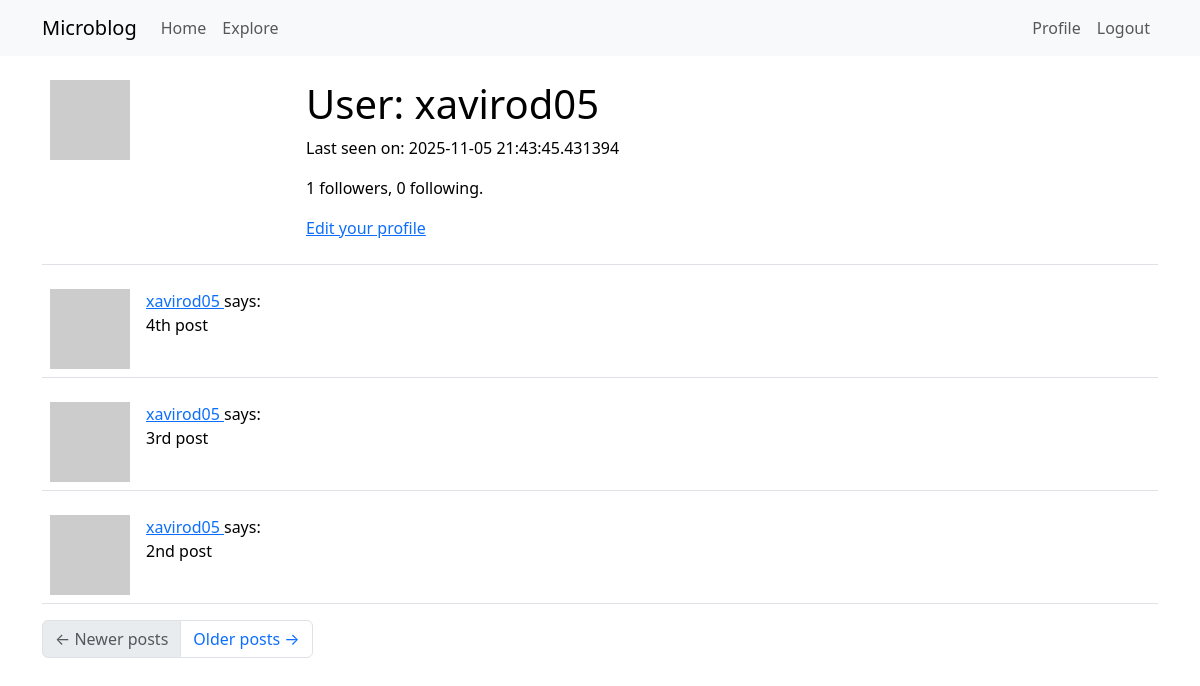
The app's page /user/xavirod05 (signed in), older data.
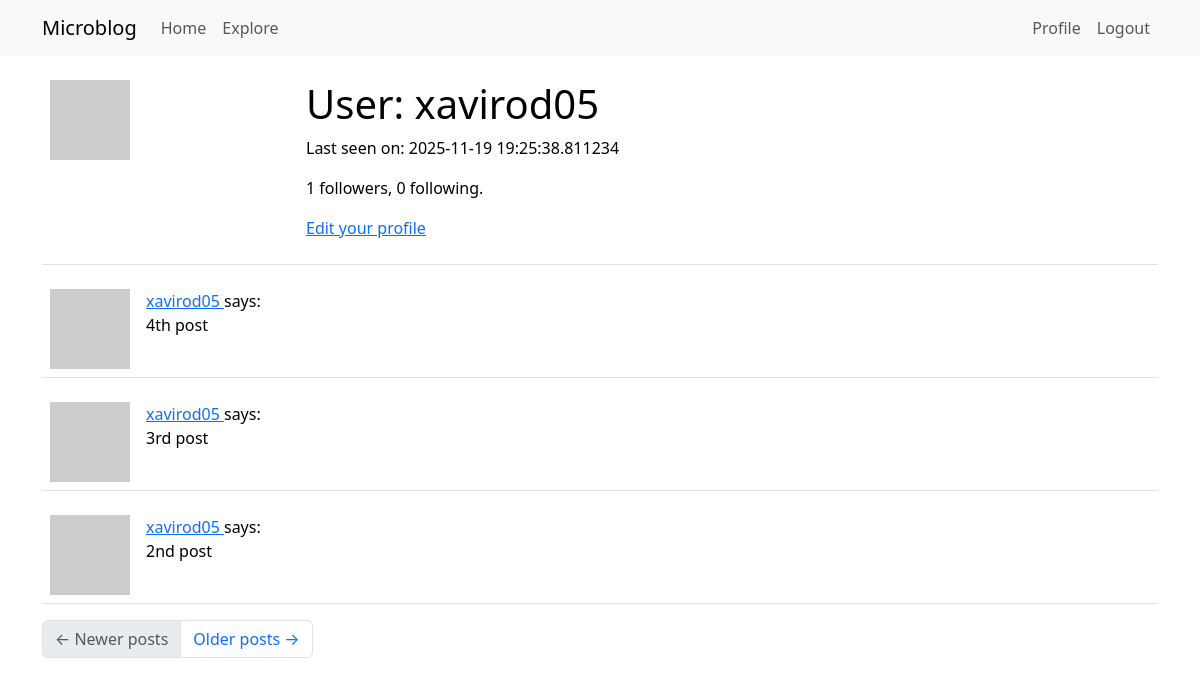
The same page, newer data.
### app/models.py (models this page shows, shortened)
class User(UserMixin, db.Model):
    id: so.Mapped[int] = so.mapped_column(primary_key=True)
    username: so.Mapped[str] = so.mapped_column(sa.String(64), index=True, unique=True)
    email: so.Mapped[str] = so.mapped_column(sa.String(120), index=True, unique=True)
    password_hash: so.Mapped[Optional[str]] = so.mapped_column(sa.String(256))
    posts: so.WriteOnlyMapped["Post"] = so.relationship(back_populates="author")
    about_me: so.Mapped[Optional[str]] = so.mapped_column(sa.String(140))
    last_seen: so.Mapped[Optional[datetime]] = so.mapped_column(
        default=lambda: datetime.now(timezone.utc)
    )
    following: so.WriteOnlyMapped["User"] = so.relationship(
        secondary=followers,
        primaryjoin=(followers.c.follower_id == id),
        secondaryjoin=(followers.c.followed_id == id),
        back_populates="followers",
    )
    followers: so.WriteOnlyMapped["User"] = so.relationship(
        secondary=followers,
        primaryjoin=(followers.c.followed_id == id),
        secondaryjoin=(followers.c.follower_id == id),
        back_populates="following",
    )
    def avatar(self, size):
        digest = md5(self.email.lower().encode("utf-8")).hexdigest()
        return f"https://www.gravatar.com/avatar/{digest}?d=identicon&s={size}"
    def followers_count(self):
        query = sa.select(sa.func.count()).select_from(
            self.followers.select().subquery()
        )
        return db.session.scalar(query)
    def following_count(self):
        query = sa.select(sa.func.count()).select_from(
            self.following.select().subquery()
        )
        return db.session.scalar(query)

class Post(db.Model):
    id: so.Mapped[int] = so.mapped_column(primary_key=True)
    body: so.Mapped[str] = so.mapped_column(sa.String(140))
    timestamp: so.Mapped[datetime] = so.mapped_column(
        index=True, default=lambda: datetime.now(timezone.utc)
    )
    user_id: so.Mapped[int] = so.mapped_column(sa.ForeignKey(User.id), index=True)
    author: so.Mapped[User] = so.relationship(back_populates="posts")

### app/routes.py (the view)
@app.route('/user/<username>')
@login_required
def user(username):
    user = db.first_or_404(sa.select(User).where(User.username == username))
    page = request.args.get('page', 1, type=int)
    query = user.posts.select().order_by(Post.timestamp.desc())
    posts = db.paginate(query, page=page,
                        per_page=app.config['POSTS_PER_PAGE'],
                        error_out=False)
    next_url = url_for('user', username=user.username, page=posts.next_num) \
        if posts.has_next else None
    prev_url = url_for('user', username=user.username, page=posts.prev_num) \
        if posts.has_prev else None
    form = EmptyForm()
    return render_template('user.html', user=user, posts=posts.items,
                           next_url=next_url, prev_url=prev_url, form=form)

### app/__init__.py (called while the page is built)
def get_locale():
    return "es"

### app/models.py (called while the page is built)
@login.user_loader
def load_user(id):
    return db.session.get(User, int(id))

### app/routes.py (called while the page is built)
@app.before_request
def before_request():
    if current_user.is_authenticated:
        current_user.last_seen = datetime.now(timezone.utc)
        db.session.commit()
    g.locale = str(get_locale())

### app/templates/user.html (shortened to what this page needs)
{% extends "base.html" %}
{% block content %}
    <table class="table table-hover">
        <tr>
            <td width="256px"><img src="{{ user.avatar(256) }}"></td>
            <td>
                <h1>User: {{ user.username }}</h1>
                {% if user.last_seen %}<p>Last seen on: {{ user.last_seen }}</p>{% endif %}
                <p>{{ user.followers_count() }} followers, {{ user.following_count() }} following.</p>
                {% if user == current_user %}
                <p><a href="{{ url_for('edit_profile') }}">Edit your profile</a></p>
                {% endif %}
            </td>
        </tr>
    </table>
    {% for post in posts %}
        {% include '_post.html' %}
    {% endfor %}
    <nav aria-label="Post navigation">
        <ul class="pagination">
            <li class="page-item{% if not prev_url %} disabled{% endif %}">
                <a class="page-link" href="{{ prev_url }}">
                    <span aria-hidden="true">&larr;</span> Newer posts
                </a>
            </li>
            <li class="page-item{% if not next_url %} disabled{% endif %}">
                <a class="page-link" href="{{ next_url }}">
                    Older posts <span aria-hidden="true">&rarr;</span>
                </a>
            </li>
        </ul>
    </nav>
{% endblock %}

### app/templates/_post.html
    <table class="table table-hover">
        <tr>
            <td width="70px">
                <a href="{{ url_for('user', username=post.author.username) }}">
                    <img src="{{ post.author.avatar(70) }}" />
                </a>
            </td>
            <td>
                <a href="{{ url_for('user', username=post.author.username) }}">
                    {{ post.author.username }}
                </a>
                says:
                <br>
                {{ post.body }}
            </td>
        </tr>
    </table>

Row changes from the older to the newer data that the page shows:
changed User "xavirod05": last_seen "2025-11-05 21:43:45.431394" → "2025-11-19 19:25:38.811234"
